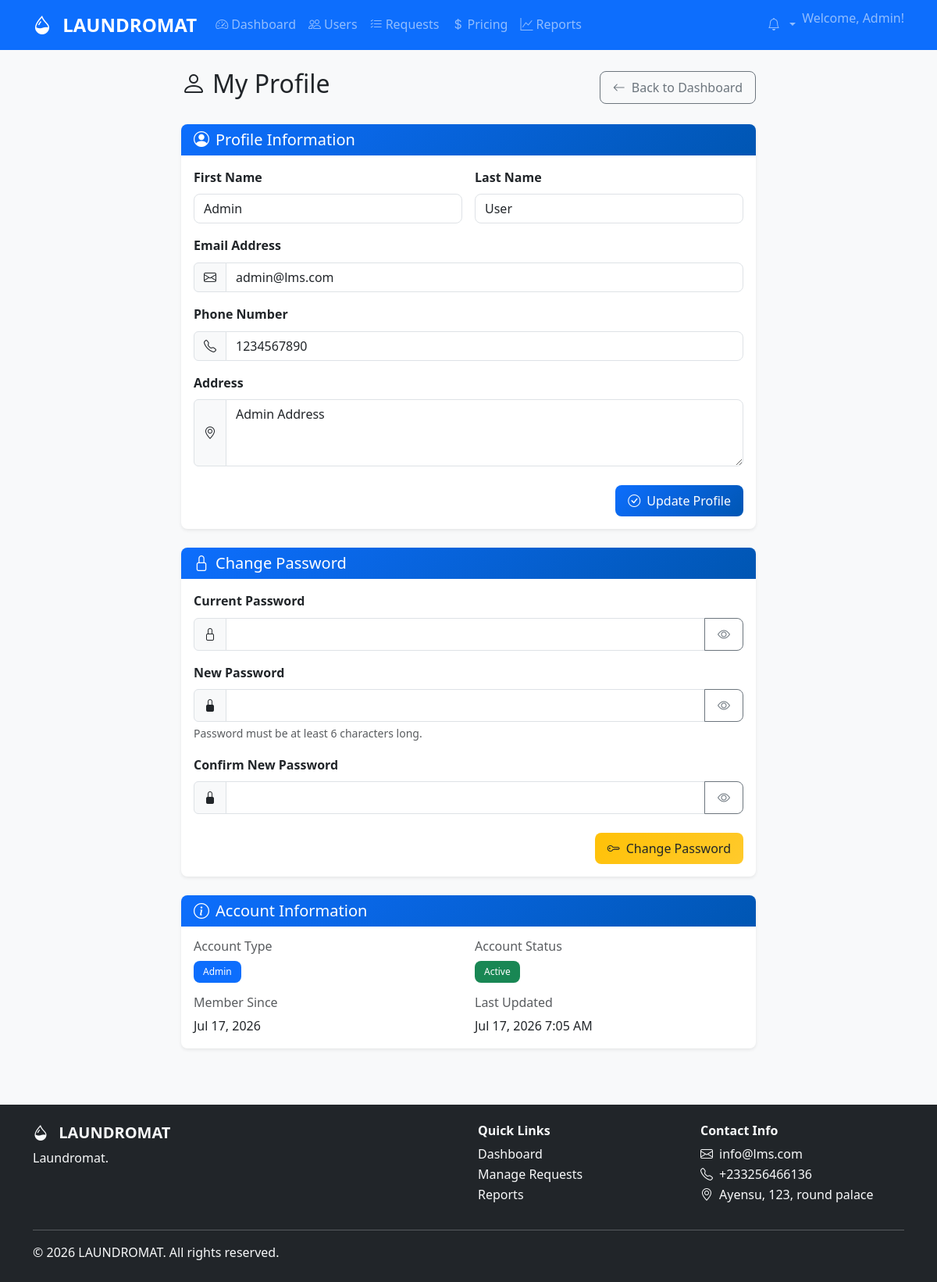
Screenshot of /user/profile.php (signed in) with the database file from the repository.
### tables this page shows
CREATE TABLE users (
    id INT AUTO_INCREMENT PRIMARY KEY,
    first_name VARCHAR(50) NOT NULL,
    last_name VARCHAR(50) NOT NULL,
    email VARCHAR(100) UNIQUE NOT NULL,
    phone VARCHAR(15) NOT NULL,
    address TEXT NOT NULL,
    password VARCHAR(255) NOT NULL,
    user_type ENUM('user', 'admin') DEFAULT 'user',
    status ENUM('active', 'inactive') DEFAULT 'active',
    email_verified BOOLEAN DEFAULT FALSE,
    verification_token VARCHAR(255) NULL,
    reset_token VARCHAR(255) NULL,
    reset_token_expires DATETIME NULL,
    created_at TIMESTAMP DEFAULT CURRENT_TIMESTAMP,
    updated_at TIMESTAMP DEFAULT CURRENT_TIMESTAMP ON UPDATE CURRENT_TIMESTAMP
);

CREATE TABLE system_settings (
    id INT AUTO_INCREMENT PRIMARY KEY,
    setting_key VARCHAR(100) UNIQUE NOT NULL,
    setting_value TEXT NOT NULL,
    description TEXT,
    updated_at TIMESTAMP DEFAULT CURRENT_TIMESTAMP ON UPDATE CURRENT_TIMESTAMP
);

### includes/functions.php (called while the page is built, shortened)
<?php
function is_logged_in() {
    return isset($_SESSION['user_id']) && !empty($_SESSION['user_id']);
}
function is_admin() {
    return isset($_SESSION['user_type']) && $_SESSION['user_type'] === 'admin';
}
function format_date($date, $format = 'M d, Y') {
    return date($format, strtotime($date));
}
function format_datetime($datetime, $format = 'M d, Y g:i A') {
    return date($format, strtotime($datetime));
}
function get_status_badge_class($status) {
    $classes = [
        'pending' => 'bg-warning',
        'accepted' => 'bg-info',
        'picked_up' => 'bg-primary',
        'in_process' => 'bg-secondary',
        'ready' => 'bg-success',
        'delivered' => 'bg-success',
        'cancelled' => 'bg-danger',
        'active' => 'bg-success',
        'inactive' => 'bg-secondary'
    ];
    return $classes[$status] ?? 'bg-secondary';
}
function get_setting($key, $default = '') {
    global $pdo;
    try {
        $stmt = $pdo->prepare("SELECT setting_value FROM system_settings WHERE setting_key = ?");
        $stmt->execute([$key]);
        $result = $stmt->fetch();
        return $result ? $result['setting_value'] : $default;
    } catch (PDOException $e) {
        error_log("Setting retrieval error: " . $e->getMessage());
        return $default;
    }
}
?>

### user/profile.php (the view, shortened to what this page needs)
<?php
require_once '../config/config.php';
try {
    $stmt = $pdo->prepare("SELECT * FROM users WHERE id = ?");
    $stmt->execute([$_SESSION['user_id']]);
    $user = $stmt->fetch();
} catch (PDOException $e) {
    error_log("Profile fetch error: " . $e->getMessage());
    $_SESSION['error_message'] = 'Error loading profile.';
    header('Location: dashboard.php');
    exit();
}
include '../includes/header.php';
?>
<div class="row justify-content-center">
    <div class="col-lg-8">
        <div class="d-flex justify-content-between align-items-center mb-4">
            <h2>
                <i class="bi bi-person me-2"></i>My Profile
            </h2>
            <a href="dashboard.php" class="btn btn-outline-secondary">
                <i class="bi bi-arrow-left me-2"></i>Back to Dashboard
            </a>
        </div>
        <div class="card mb-4">
            <div class="card-header">
                <h5 class="mb-0">
                    <i class="bi bi-person-circle me-2"></i>Profile Information
                </h5>
            </div>
            <div class="card-body">
                <form method="POST" id="profileForm" novalidate>
                    <div class="row g-3 mb-3">
                        <div class="col-md-6">
                            <label for="first_name" class="form-label">First Name</label>
                            <input type="text" class="form-control" id="first_name" name="first_name"
                                   value="<?php echo htmlspecialchars($user['first_name']); ?>" required>
                        </div>
                        <div class="col-md-6">
                            <label for="last_name" class="form-label">Last Name</label>
                            <input type="text" class="form-control" id="last_name" name="last_name"
                                   value="<?php echo htmlspecialchars($user['last_name']); ?>" required>
                        </div>
                    </div>
                    <div class="mb-3">
                        <label for="email" class="form-label">Email Address</label>
                        <div class="input-group">
                            <span class="input-group-text"><i class="bi bi-envelope"></i></span>
                            <input type="email" class="form-control" id="email" name="email"
                                   value="<?php echo htmlspecialchars($user['email']); ?>" required>
                        </div>
                    </div>
                    <div class="mb-3">
                        <label for="phone" class="form-label">Phone Number</label>
                        <div class="input-group">
                            <span class="input-group-text"><i class="bi bi-telephone"></i></span>
                            <input type="tel" class="form-control" id="phone" name="phone"
                                   value="<?php echo htmlspecialchars($user['phone']); ?>" required>
                        </div>
                    </div>
                    <div class="mb-4">
                        <label for="address" class="form-label">Address</label>
                        <div class="input-group">
                            <span class="input-group-text"><i class="bi bi-geo-alt"></i></span>
                            <textarea class="form-control" id="address" name="address" rows="3" required><?php echo htmlspecialchars($user['address']); ?></textarea>
                        </div>
                    </div>
                    <div class="d-flex justify-content-end">
                        <button type="submit" class="btn btn-primary">
                            <i class="bi bi-check-circle me-2"></i>Update Profile
                        </button>
                    </div>
                </form>
            </div>
        </div>
        <div class="card mb-4">
            <div class="card-header">
                <h5 class="mb-0">
                    <i class="bi bi-lock me-2"></i>Change Password
                </h5>
            </div>
            <div class="card-body">
                <form method="POST" id="passwordForm" novalidate>
                    <div class="mb-3">
                        <label for="current_password" class="form-label">Current Password</label>
                        <div class="input-group">
                            <span class="input-group-text"><i class="bi bi-lock"></i></span>
                            <input type="password" class="form-control" id="current_password" name="current_password" required>
                            <button class="btn btn-outline-secondary" type="button" onclick="togglePasswordVisibility('current_password')">
                                <i class="bi bi-eye"></i>
                            </button>
                        </div>
                    </div>
                    <div class="mb-3">
                        <label for="new_password" class="form-label">New Password</label>
                        <div class="input-group">
                            <span class="input-group-text"><i class="bi bi-lock-fill"></i></span>
                            <input type="password" class="form-control" id="new_password" name="new_password" required>
                            <button class="btn btn-outline-secondary" type="button" onclick="togglePasswordVisibility('new_password')">
                                <i class="bi bi-eye"></i>
                            </button>
                        </div>
                        <div class="form-text">Password must be at least <?php echo PASSWORD_MIN_LENGTH; ?> characters long.</div>
                    </div>
                    <div class="mb-4">
                        <label for="confirm_password" class="form-label">Confirm New Password</label>
                        <div class="input-group">
                            <span class="input-group-text"><i class="bi bi-lock-fill"></i></span>
                            <input type="password" class="form-control" id="confirm_password" name="confirm_password" required>
                            <button class="btn btn-outline-secondary" type="button" onclick="togglePasswordVisibility('confirm_password')">
                                <i class="bi bi-eye"></i>
                            </button>
                        </div>
                    </div>
                    <div class="d-flex justify-content-end">
                        <button type="submit" class="btn btn-warning">
                            <i class="bi bi-key me-2"></i>Change Password
                        </button>
                    </div>
                </form>
            </div>
        </div>
        <div class="card">
            <div class="card-header">
                <h5 class="mb-0">
                    <i class="bi bi-info-circle me-2"></i>Account Information
                </h5>
            </div>
            <div class="card-body">
                <div class="row g-3">
                    <div class="col-md-6">
                        <h6 class="text-muted">Account Type</h6>
                        <p class="mb-0">
                            <span class="badge bg-primary"><?php echo ucfirst($user['user_type']); ?></span>
                        </p>
                    </div>
                    <div class="col-md-6">
                        <h6 class="text-muted">Account Status</h6>
                        <p class="mb-0">
                            <span class="badge <?php echo get_status_badge_class($user['status']); ?>">
                                <?php echo ucfirst($user['status']); ?>
                            </span>
                        </p>
                    </div>
                    <div class="col-md-6">
                        <h6 class="text-muted">Member Since</h6>
                        <p class="mb-0"><?php echo format_date($user['created_at']); ?></p>
                    </div>
                    <div class="col-md-6">
                        <h6 class="text-muted">Last Updated</h6>
                        <p class="mb-0"><?php echo format_datetime($user['updated_at']); ?></p>
                    </div>
                </div>
            </div>
        </div>
    </div>
</div>
<?php include '../includes/footer.php'; ?>

### includes/footer.php (shortened to what this page needs)
        </div>
    </main>
    <footer class="bg-dark text-light py-4 mt-5">
        <div class="container">
            <div class="row">
                <div class="col-md-6">
                    <h5 class="fw-bold">
                        <i class="bi bi-droplet-half me-2"></i>
                        <?php echo APP_NAME; ?>
                    </h5>
                    <p class="mb-0">Laundromat.</p>
                </div>
                <div class="col-md-3">
                    <h6 class="fw-bold">Quick Links</h6>
                    <ul class="list-unstyled">
                        <?php if (is_logged_in()): ?>
                            <?php if (is_admin()): ?>
                                <li><a href="<?php echo APP_URL; ?>/admin/dashboard.php" class="text-light text-decoration-none">Dashboard</a></li>
                                <li><a href="<?php echo APP_URL; ?>/admin/requests.php" class="text-light text-decoration-none">Manage Requests</a></li>
                                <li><a href="<?php echo APP_URL; ?>/admin/reports.php" class="text-light text-decoration-none">Reports</a></li>
                            <?php endif; ?>
                        <?php else: ?>
                            <li><a href="<?php echo APP_URL; ?>/login.php" class="text-light text-decoration-none">Login</a></li>
                            <li><a href="<?php echo APP_URL; ?>/register.php" class="text-light text-decoration-none">Register</a></li>
                        <?php endif; ?>
                    </ul>
                </div>
                <div class="col-md-3">
                    <h6 class="fw-bold">Contact Info</h6>
                    <ul class="list-unstyled">
                        <li><i class="bi bi-envelope me-2"></i><?php echo get_setting('site_email', 'info@laundromat.com'); ?></li>
                        <li><i class="bi bi-telephone me-2"></i>+233256466136</li>
                        <li><i class="bi bi-geo-alt me-2"></i>Ayensu, 123, round palace</li>
                    </ul>
                </div>
            </div>
            <hr class="my-3">
            <div class="row align-items-center">
                <div class="col-md-6">
                    <p class="mb-0">&copy; <?php echo date('Y'); ?> <?php echo APP_NAME; ?>. All rights reserved.</p>
                </div>
            </div>
        </div>
    </footer>
</body>
</html>

### assets/css/style.css (style rules this page uses)
:root { --primary-color: #0d6efd; --secondary-color: #6c757d; --success-color: #198754; --danger-color: #dc3545; --warning-color: #ffc107; --info-color: #0dcaf0; --light-color: #f8f9fa; --dark-color: #212529; --border-radius: 0.5rem; --box-shadow: 0 0.125rem 0.25rem rgba(0, 0, 0, 0.075); --box-shadow-lg: 0 1rem 3rem rgba(0, 0, 0, 0.175); }
body { font-family: 'Segoe UI', Tahoma, Geneva, Verdana, sans-serif; background-color: #f8f9fa; line-height: 1.6; }
.card { border: none; border-radius: var(--border-radius); box-shadow: var(--box-shadow); transition: all 0.3s ease; }
.card-header { background: linear-gradient(135deg, var(--primary-color), #0056b3); color: white; border-radius: var(--border-radius) var(--border-radius) 0 0 !important; border: none; font-weight: 600; }
.form-control, .form-select { border-radius: var(--border-radius); border: 1px solid #dee2e6; transition: all 0.3s ease; }
.form-label { font-weight: 600; color: var(--dark-color); margin-bottom: 0.5rem; }
.btn { border-radius: var(--border-radius); font-weight: 500; padding: 0.5rem 1rem; transition: all 0.3s ease; }
.btn-primary { background: linear-gradient(135deg, var(--primary-color), #0056b3); border: none; }
.btn-warning { background: linear-gradient(135deg, var(--warning-color), #ffca2c); border: none; color: var(--dark-color); }
.badge { font-size: 0.75rem; padding: 0.5rem 0.75rem; border-radius: var(--border-radius); font-weight: 500; }
footer { margin-top: auto; }
.fade-in { animation: fadeIn 0.5s ease-in; }

### rows the page displays
users: first_name "Admin", last_name "User", email "admin@lms.com", phone "1234567890", address "Admin Address", user_type "Admin", status "Active", created_at "Jul 17, 2026", updated_at "Jul 17, 2026 7:05 AM"
system_settings: setting_value "info@lms.com"

### other values shown
APP_NAME "LAUNDROMAT"
$_SESSION['first_name'] "Admin"
PASSWORD_MIN_LENGTH "6"
